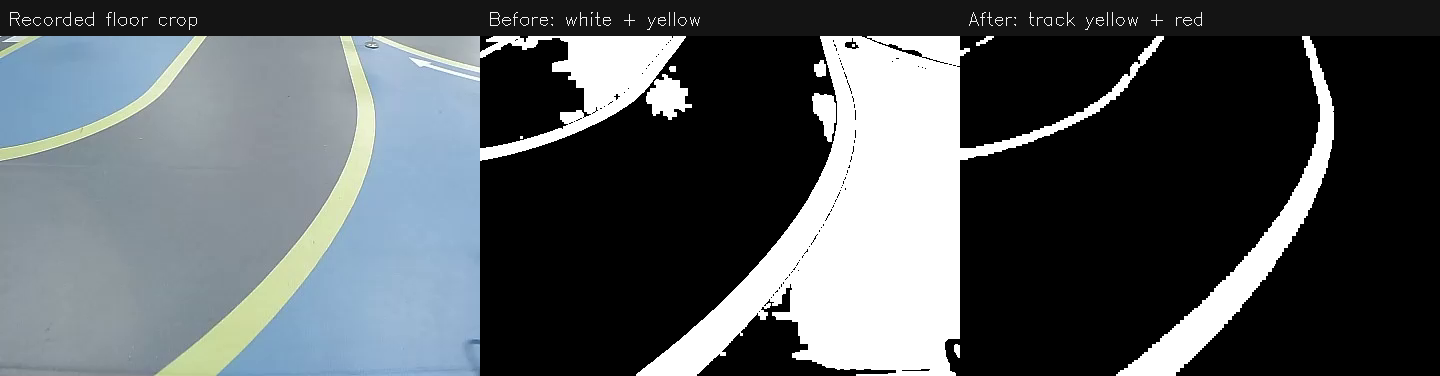
#> input picture Camera/examples/反光候选对比.png, 1440 x 376 px
$ python -i pipeline.py   (imports and definitions only)
#> lines starting #> are read from the running program, lines starting #| are printed output that depends on the picture; after the words box and inside, x2 and y2 are one past the last pixel; in counts of white or black regions, pixels touching at a corner belong together
"""Stateless initial lane detector: HSV bands -> paired scanlines -> geometry.

No last-frame extrapolation, no traffic sign decisions and no movement output.
"""
from dataclasses import dataclass
import time

import cv2
import numpy as np
from numpy.polynomial import Polynomial

from .geometry import GroundCalibration, project, road_curvature, robust_fit, tracking_curvature


@dataclass
class VisionConfig:
    roi_top: float = 0.25
    roi_bottom: float = 0.96
    reference_x: float = 0.5
    scan_step: int = 6
    min_run_px: int = 3
    max_run_px: int = 30
    min_lane_width_fraction: float = 0.15
    max_lane_width_fraction: float = 0.75
    max_step_shift_px: float = 22.0
    max_width_change_px: float = 24.0
    ambiguity_margin_px: float = 5.0
    max_gap_rows: int = 3
    min_pairs: int = 16
    min_coverage: float = 0.55
    degree: int = 3
    pixel_rmse_limit: float = 4.0
    metric_rmse_limit: float = 0.02
    min_metric_span_m: float = 0.15
    min_lane_width_m: float = 0.15
    max_lane_width_m: float = 1.0
    max_heading_slope: float = 1.5
    lookahead_x_m: float = 0.6
    colors: list | None = None

    def __post_init__(self):
        if self.colors is None:
            self.colors = [dict(name='white', lower=[0, 0, 170], upper=[179, 85, 255]),
                           dict(name='yellow', lower=[15, 75, 100], upper=[40, 255, 255])]
        numeric = [value for value in vars(self).values() if isinstance(value, (int, float))]
        if not np.isfinite(numeric).all():
            raise ValueError('Configuration must be finite')
        if not 0 <= self.roi_top < self.roi_bottom <= 1 or not 0 < self.reference_x < 1:
            raise ValueError('Invalid ROI/reference')
        if not 0 < self.min_lane_width_fraction < self.max_lane_width_fraction < 1:
            raise ValueError('Invalid pixel lane-width bounds')
        if self.degree not in (1, 2, 3) or self.min_pairs < self.degree + 3:
            raise ValueError('Invalid polynomial degree/support')
        for key in ('scan_step', 'min_run_px', 'max_run_px', 'max_gap_rows', 'min_pairs', 'degree'):
            if type(getattr(self, key)) is not int:
                raise ValueError(key + ' must be an integer')
        if self.scan_step < 1 or self.min_run_px < 1 or self.max_run_px < self.min_run_px or self.max_gap_rows < 0:
            raise ValueError('Invalid scan/gap settings')
        for key in ('max_step_shift_px', 'max_width_change_px', 'ambiguity_margin_px', 'pixel_rmse_limit',
                    'metric_rmse_limit', 'min_metric_span_m', 'min_lane_width_m', 'max_heading_slope', 'lookahead_x_m'):
            if getattr(self, key) <= 0:
                raise ValueError(key + ' must be positive')
        if not 0 < self.min_coverage <= 1 or self.max_lane_width_m <= self.min_lane_width_m:
            raise ValueError('Invalid coverage/metric width')
        if not self.colors:
            raise ValueError('At least one HSV band is required')
        names = set()
        for band in self.colors:
            if not isinstance(band.get('name'), str) or not band['name'].strip() or band['name'] in names:
                raise ValueError('HSV band names must be nonempty and unique')
            names.add(band['name'])
            low, high = np.asarray(band['lower']), np.asarray(band['upper'])
            if low.shape != (3,) or high.shape != (3,) or not np.isfinite([low, high]).all():
                raise ValueError('Invalid HSV band')
            if np.any(low < 0) or np.any(high > [179, 255, 255]) or np.any(low > high):
                raise ValueError('HSV bounds out of range; split wrapping hue bands')


class LaneDetector:
    def __init__(self, config=None, calibration: GroundCalibration | None = None):
        self.config = config or VisionConfig()
        self.calibration = calibration

    def segment(self, frame):
        hsv = cv2.cvtColor(frame, cv2.COLOR_BGR2HSV)
        masks = {band['name']: cv2.inRange(hsv, np.uint8(band['lower']), np.uint8(band['upper']))
                 for band in self.config.colors}
        mask = np.zeros(frame.shape[:2], dtype=np.uint8)
        for value in masks.values():
            mask |= value
        # Small opening removes speckles; no large closing across dashed gaps.
        mask = cv2.morphologyEx(mask, cv2.MORPH_OPEN, np.ones((3, 3), np.uint8))
        h = len(mask)
        mask[:int(h * self.config.roi_top)] = 0
        mask[int(h * self.config.roi_bottom):] = 0
        # Show only candidates actually used for pairing, including ROI and cleanup.
        masks = {name: cv2.bitwise_and(value, mask) for name, value in masks.items()}
        return mask, masks

    def _runs(self, row):
        edges = np.diff(np.r_[0, row > 0, 0].astype(np.int8))
        starts, ends = np.flatnonzero(edges == 1), np.flatnonzero(edges == -1)
        return [float((a + b - 1) / 2) for a, b in zip(starts, ends)
                if self.config.min_run_px <= b - a <= self.config.max_run_px]

    def _fragments(self, masks):
        """Observed colour components for diagnostics, without assigning lane sides."""
        fragments = []
        for name, mask in masks.items():
            contours, _ = cv2.findContours(mask, cv2.RETR_EXTERNAL, cv2.CHAIN_APPROX_SIMPLE)
            for contour in contours:
                area = cv2.contourArea(contour)
                if area < 6:
                    continue
                points = cv2.approxPolyDP(contour, 1.0, True).reshape(-1, 2)
                fragments.append(dict(band=name, area_px=float(area),
                                      outline_px=points.astype(int).tolist(),
                                      bbox_xywh=list(map(int, cv2.boundingRect(contour)))))
        fragments.sort(key=lambda item: item['area_px'], reverse=True)
        return fragments[:128], len(fragments)  # Bound log/overlay size; never used as a route.

    def _pairs(self, mask):
        c = self.config
        h, w = mask.shape
        rows = list(range(int(h * c.roi_bottom) - 2, int(h * c.roi_top), -c.scan_step))
        paired, gaps, gap = [], [], 0
        ambiguous = False
        diagnostics = dict(stop_reason='roi_end', stop_row_px=None, missing_scanlines=0)
        seed_limit = max(3, len(rows) // 4)
        for index, y in enumerate(rows):
            runs = self._runs(mask[y])
            candidates = [(a, b) for a, b in zip(runs, runs[1:])
                          if w * c.min_lane_width_fraction <= b - a <= w * c.max_lane_width_fraction]
            scored = []
            for a, b in candidates:
                if not paired:
                    if a < w * c.reference_x < b:
                        scored.append((abs((a + b) / 2 - w * c.reference_x), a, b))
                else:
                    _, old_a, old_b = paired[-1]
                    allowance = c.max_step_shift_px * (gap + 1)
                    if abs(a - old_a) <= allowance and abs(b - old_b) <= allowance and abs((b - a) - (old_b - old_a)) <= c.max_width_change_px:
                        scored.append((abs(a - old_a) + abs(b - old_b), a, b))
            scored.sort()
            if scored:
                _, seed_a, seed_b = scored[0]
                if any(sum(abs(run - boundary) <= c.max_step_shift_px for run in runs) > 1
                       for boundary in (seed_a, seed_b)):
                    ambiguous = True
                    diagnostics.update(stop_reason='competing_boundaries', stop_row_px=y)
                    break  # Competing nearby boundaries: do not silently choose a branch.
            if len(scored) > 1 and scored[1][0] - scored[0][0] <= c.ambiguity_margin_px:
                ambiguous = True
                diagnostics.update(stop_reason='competing_pairs', stop_row_px=y)
                break
            if scored:
                _, a, b = scored[0]
                if gap and paired:
                    gaps.append(gap)
                paired.append((float(y), a, b))
                gap = 0
            elif paired:
                gap += 1
                if gap > c.max_gap_rows:
                    diagnostics.update(stop_reason='long_gap', stop_row_px=y, missing_scanlines=gap)
                    break  # Do not reconnect a far branch across a long missing region.
            elif index >= seed_limit:
                diagnostics.update(stop_reason='near_seed_missing', stop_row_px=y)
                break  # No near-lane seed: cannot guess a distant lane.
        return np.asarray(paired, dtype=float).reshape(-1, 3), gaps, ambiguous, diagnostics

    def _preview_zones(self, result, paired, height):
        """Fixed thirds of the configured image ROI; these are NOT metric distances."""
        c = self.config
        edges = np.linspace(int(height * c.roi_top), int(height * c.roi_bottom), 4)
        scan_rows = np.asarray(list(range(int(height * c.roi_bottom) - 2,
                                         int(height * c.roi_top), -c.scan_step)))
        zones = []
        for index, name in ((2, 'NEAR'), (1, 'MID'), (0, 'FAR')):
            low, high = edges[index:index + 2]
            rows = paired[(paired[:, 0] >= low) & (paired[:, 0] < high), 0]
            samples = [point for point in result['pixel_samples']
                       if low <= point['row_px'] < high and point['observed']]
            expected = int(np.count_nonzero((scan_rows >= low) & (scan_rows < high)))
            coverage = len(rows) / max(1, expected)
            available = (result['centerline_available'] and len(rows) >= 3 and len(samples) >= 3
                         and coverage >= c.min_coverage)
            offset = float(np.median([point['normalized_offset'] for point in samples])) if available else None
            zones.append(dict(name=name, row_range_px=[float(low), float(high)],
                              observed_pair_rows=int(len(rows)), centerline_available=bool(available),
                              observed_row_coverage=float(coverage), normalized_offset=offset,
                              distance_kind='relative_image_roi'))
        return zones

    def process(self, frame, sequence=0, capture_time_ns=None):
        started = time.perf_counter()
        if not isinstance(frame, np.ndarray) or frame.dtype != np.uint8 or frame.ndim != 3 or frame.shape[2] != 3:
            raise ValueError('Expected uint8 BGR frame')
        h, w = frame.shape[:2]
        if min(h, w) < 32:
            raise ValueError('Image too small')
        cal = self.calibration
        size_ok = cal is not None and cal.image_size == (w, h)
        view = cal.undistort(frame) if size_ok else frame.copy()
        mask, masks = self.segment(view)
        result = dict(frame_seq=int(sequence), capture_time_ns=capture_time_ns,
                      metric_valid=False, road_state='LOST', reason='insufficient_near_lane_support',
                      calibration_id=cal.calibration_id if cal else None,
                      synthetic_calibration=cal.synthetic if cal else False,
                      center_points=[], pixel_samples=[], tracking_preview=None,
                      dashed_candidate=False, command_sent=False)
        result['boundary_bands'] = list(masks)
        fragments, fragment_count = self._fragments(masks)
        result.update(boundary_fragments=fragments, boundary_fragment_count=fragment_count,
                      fragments_truncated=fragment_count > len(fragments))
        if cal and not size_ok:
            result['calibration_warning'] = 'image_size_mismatch'
        paired, gaps, ambiguous, diagnostics = self._pairs(mask)
        result['pairing_diagnostics'] = diagnostics
        result['paired_observations'] = [dict(row_px=float(y), left_px=float(a), right_px=float(b))
                                         for y, a, b in paired]
        preview_paired = paired.copy()
        c = self.config
        result['observed_scanlines'] = len(paired)
        result['roi_rows_px'] = [int(h * c.roi_top), int(h * c.roi_bottom)]
        result['reference_x_px'] = float(w * c.reference_x)
        result['dashed_candidate'] = len(gaps) >= 2
        if len(paired) >= c.min_pairs:
            try:
                left, li, lr = robust_fit(paired[:, 0], paired[:, 1], c.degree, c.pixel_rmse_limit, c.min_pairs)
                right, ri, rr = robust_fit(paired[:, 0], paired[:, 2], c.degree, c.pixel_rmse_limit, c.min_pairs)
                paired = paired[li & ri]
                if len(paired) < c.min_pairs:
                    raise ValueError('Insufficient joint inliers')
                left, _, lr = robust_fit(paired[:, 0], paired[:, 1], c.degree, c.pixel_rmse_limit, c.min_pairs)
                right, _, rr = robust_fit(paired[:, 0], paired[:, 2], c.degree, c.pixel_rmse_limit, c.min_pairs)
                ys = np.linspace(paired[:, 0].max(), paired[:, 0].min(), 45)
                widths = right(ys) - left(ys)
                coverage = len(paired) / (1 + (np.ptp(paired[:, 0]) / c.scan_step))
                if coverage < c.min_coverage or np.any(widths < w * c.min_lane_width_fraction) or np.any(widths > w * c.max_lane_width_fraction):
                    raise ValueError('Lane width/coverage is inconsistent')
                center = (left + right) / 2
                result.update(road_state='AMBIGUOUS' if ambiguous else 'NORMAL',
                              reason='ambiguous_pairing' if ambiguous else 'pixel_only_calibration_required',
                              fit_quality=dict(pixel_rmse=max(lr, rr), coverage=float(coverage)))
                result['pixel_samples'] = [dict(row_px=float(y), left_px=float(left(y)), right_px=float(right(y)),
                                               center_px=float(center(y)),
                                               normalized_offset=float((w * c.reference_x - center(y)) / ((right(y) - left(y)) / 2)),
                                               observed=bool(np.min(np.abs(paired[:, 0] - y)) <= c.scan_step * 0.75)) for y in ys]
                if size_ok and not ambiguous:
                    self._metric(result, paired, cal)
            except ValueError as exc:
                result.update(road_state='AMBIGUOUS', reason=str(exc), metric_valid=False)
        elif ambiguous:
            result.update(road_state='AMBIGUOUS', reason='ambiguous_pairing')
        result['centerline_available'] = result['road_state'] == 'NORMAL' and bool(result['pixel_samples'])
        result['relative_image_zones'] = self._preview_zones(result, preview_paired, h)
        result['process_ms'] = (time.perf_counter() - started) * 1000
        return result, view, mask, masks

    # [49 lines left out: function _metric, not called in this run]

>>> import cv2
>>> picture = cv2.imread('../examples/反光候选对比.png')
#> picture is the input picture: shape (376, 1440, 3); mean B, G, R 93.2, 90, 84.3
>>> result = LaneDetector().process(picture)
#> in segment, `masks = {band['name']: cv2.inRange(hsv, np.uint8(band['lower']), np.ui..`: masks = 2 items
#> the loop in segment, `for value in masks.values():` made 2 passes
#> pass 1, in segment, `mask |= value`:
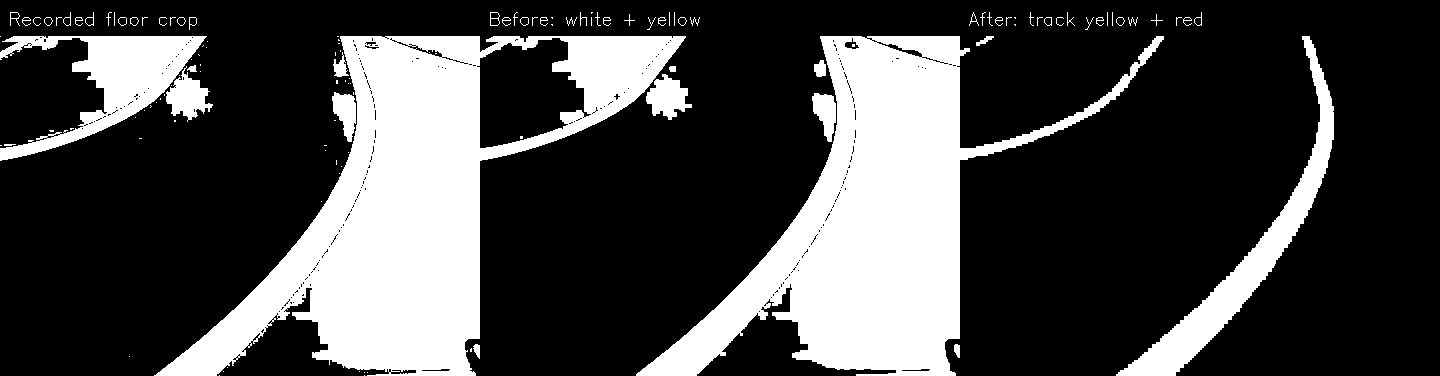
#> mask: shape (376, 1440); 27.3% white; 129 white regions (75 under 20 px), largest, box (x1, y1, x2, y2) and area: (154, 36, 686, 376) 64947, (636, 36, 1164, 376) 58021, (1116, 36, 1334, 376) 9846
#> in segment, `mask = cv2.morphologyEx(mask, cv2.MORPH_OPEN, np.ones((3, 3), np.uint8))`:
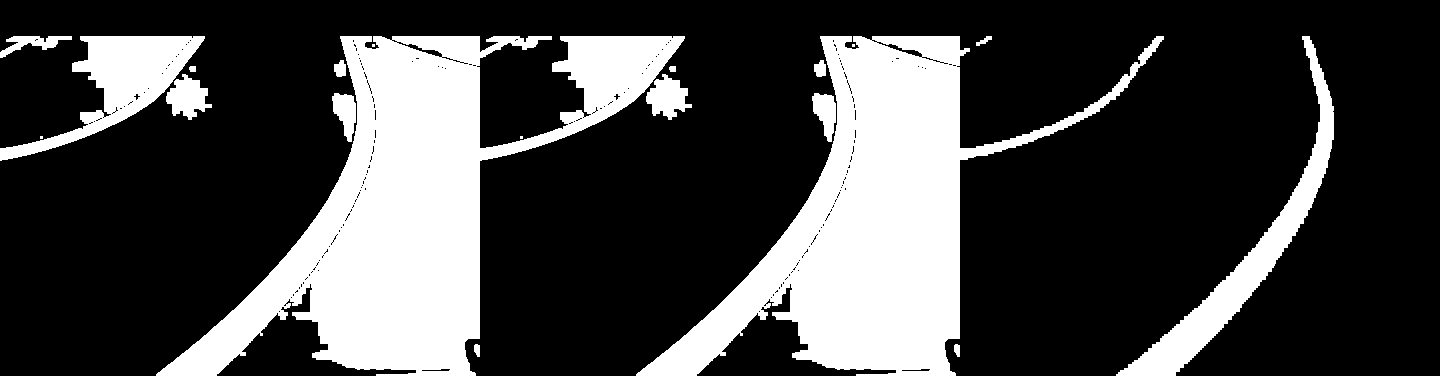
#> mask: shape (376, 1440); 27% white; 20 white regions (4 under 20 px), largest, box (x1, y1, x2, y2) and area: (156, 36, 685, 376) 64667, (636, 36, 1164, 376) 58009, (1116, 36, 1334, 376) 9846
#> in segment, `h = len(mask)`: h = 376
#> in segment, `mask[int(h * self.config.roi_bottom):] = 0`:
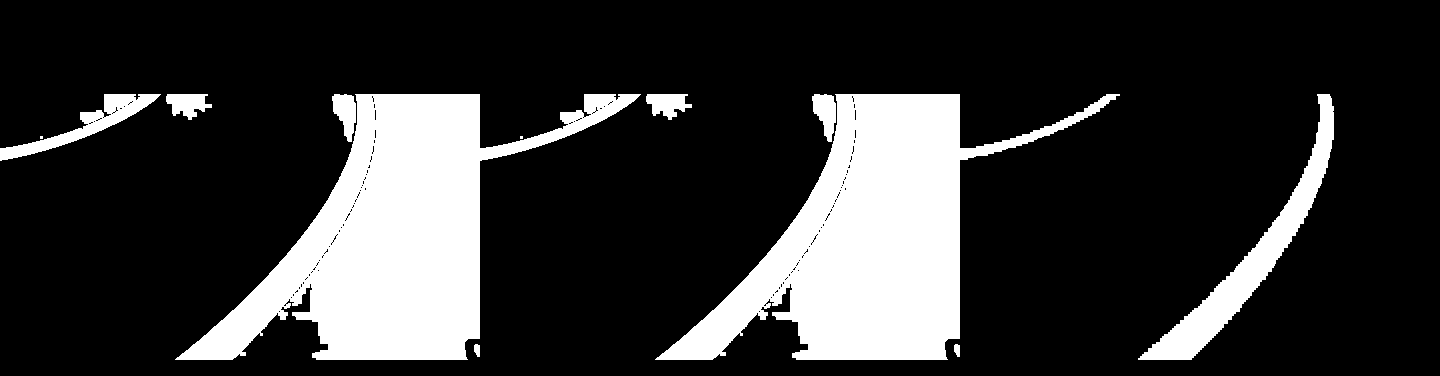
#> mask: shape (376, 1440); 20.3% white; 12 white regions (2 under 20 px), largest, box (x1, y1, x2, y2) and area: (175, 94, 641, 360) 48403, (655, 94, 1120, 360) 47394, (1138, 94, 1334, 360) 8321
#> in segment, `masks = {name: cv2.bitwise_and(value, mask) for name, value in masks.i..`:
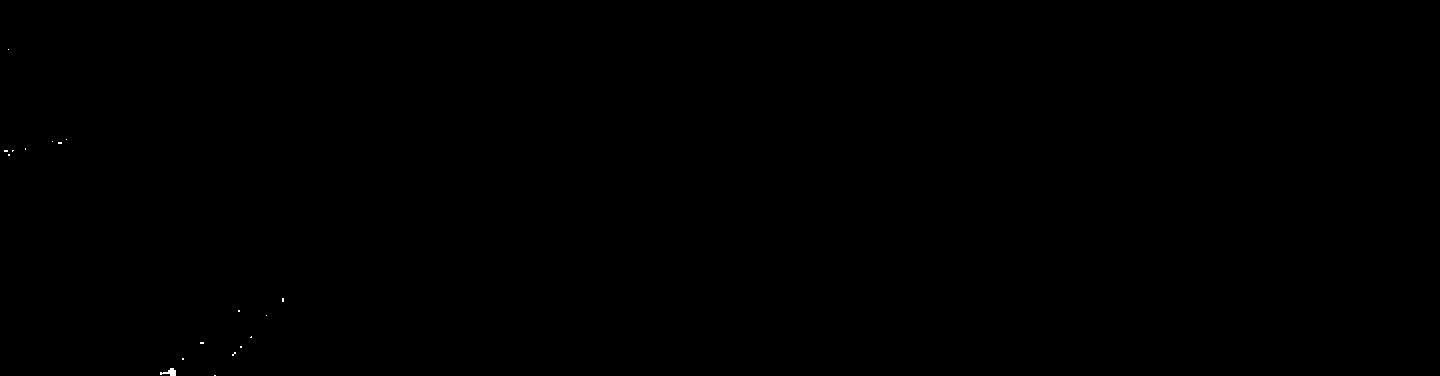
#> value: shape (376, 1440); 0.03% white; 18 white regions (17 under 20 px), largest, box (x1, y1, x2, y2) and area: (160, 368, 176, 376) 69
#> in process, `mask, masks = self.segment(view)`: masks = 2 items
#> the loop in _fragments, `for name, mask in masks.items():` made 2 passes
#> name on pass 1: 'white'
#> after the loop in _fragments, `for name, mask in masks.items():`: fragments = 10 items
#> in process, `fragments, fragment_count = self._fragments(masks)`: fragment_count = 10
#> the loop in _pairs, `for index, y in enumerate(rows):` made 7 passes
#> (starts in _runs, ends in _runs, candidates) on passes 2, 3, 5: ([184, 315, 475, 664, 795, 955, 1144], [246, 466, 480, 726, 946, 960, 1198], [(477, 957)]), ([191, 328, 474, 671, 808, 954, 1152], [247, 465, 480, 727, 945, 960, 1204], [(476.5, 956.5)]), ([206, 260, 318, 686, 740, 798, 1164], [258, 263, 480, 738, 743, 960, 1216], [(261, 741)])
#> after the loop in _pairs, `for index, y in enumerate(rows):`: diagnostics = {'stop_reason': 'long_gap', 'stop_row_px': 322, 'missing_scanlines': 4}; gaps = []; paired = [(352, 477, 957), (346, 476.5, 956.5)]
#> in process, `paired, gaps, ambiguous, diagnostics = self._pairs(mask)`: paired = [[352, 477, 957], [346, 476.5, 956.5]]; gaps = []; ambiguous = False
#> in process, `preview_paired = paired.copy()`: preview_paired = [[352, 477, 957], [346, 476.5, 956.5]]
#> the loop in _preview_zones, `for index, name in ((2, 'NEAR'), (1, 'MID'), (0, 'FAR')):` made 3 passes
#> (expected, coverage) on passes 2 to 3: (15, 0), (14, 0)
#> after the loop in _preview_zones, `for index, name in ((2, 'NEAR'), (1, 'MID'), (0, 'FAR')):`: zones = 3 items
